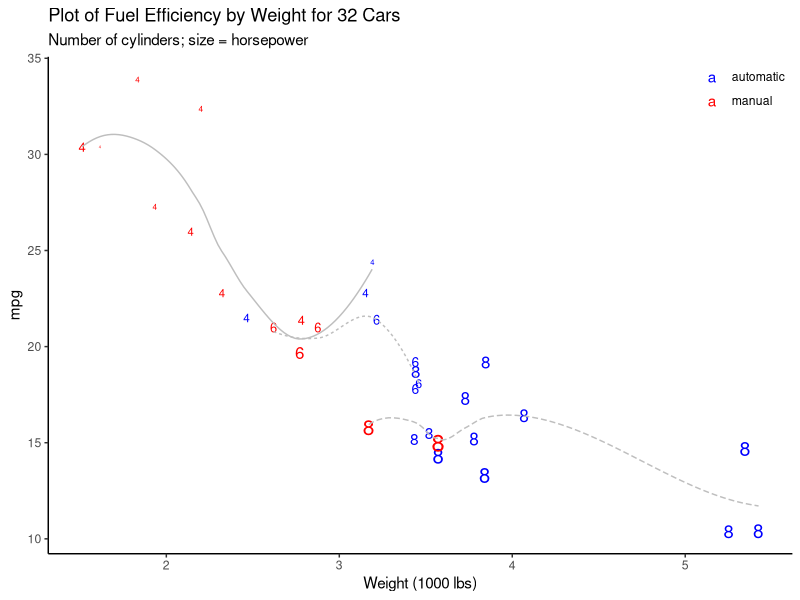
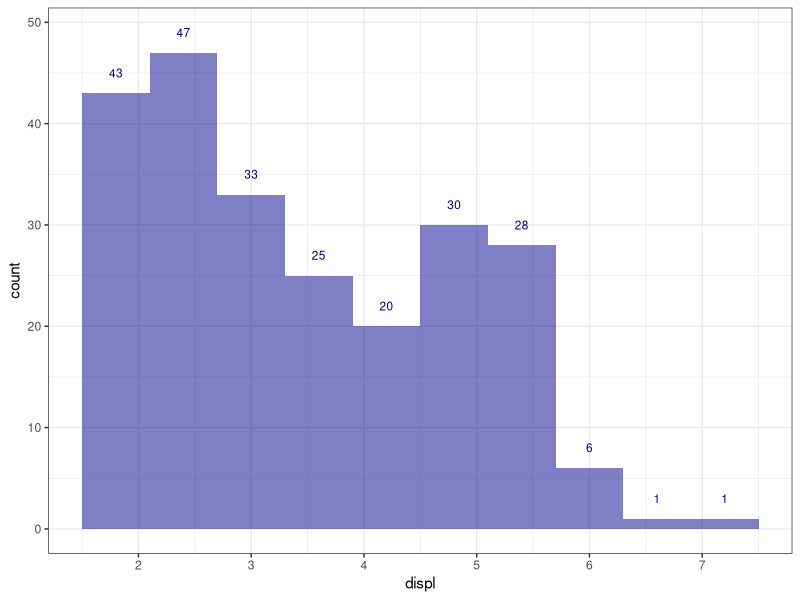
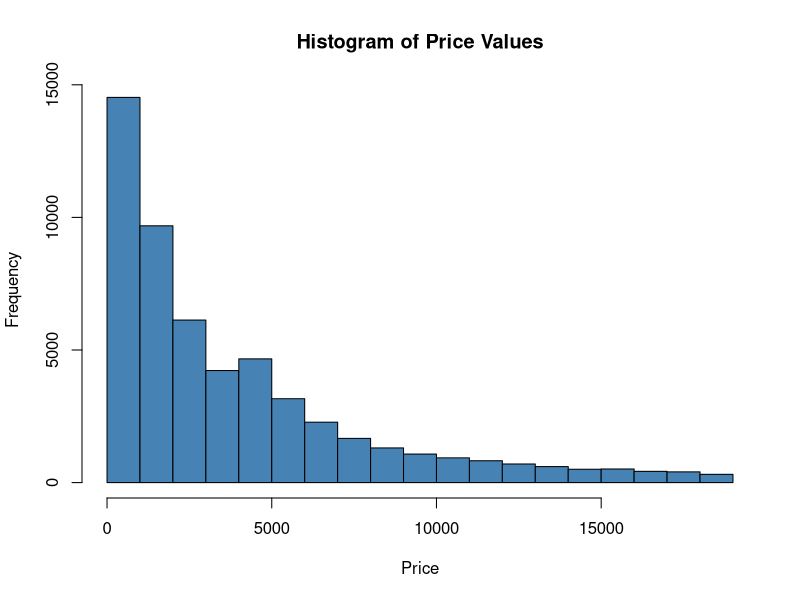
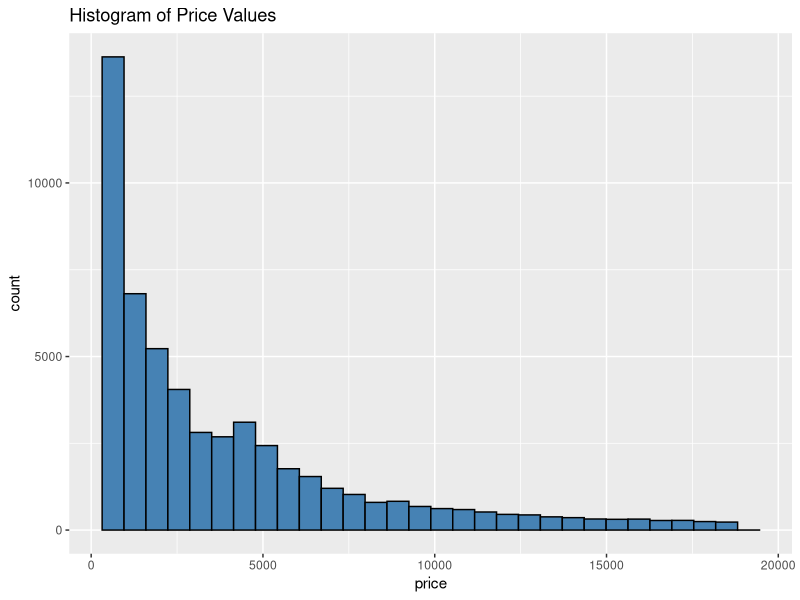

R code for these plots, in order: (Note: this script raises an error after producing the figures.)
###############################################################################
# Title:        Coding Camp - Day 2 - Part 1
# Description:  R basics II + Good practices
# Author:       Elena Karagianni
# R version:    R 4.5.2
###############################################################################


# (1) Projects
# (2) Working directory

# Try running this (it informs you where your current WD is set):
getwd()

# If you want to change the working directory, you run the command 
# setwd() and you insert the pathname in the parentheses. 
# Try it out with any folder you prefer:
setwd()

# Of course, you can do it manually through the navigation pane. 
# You navigate to your preferred folder, you click the "More" button and then 
# click 'Set as Working Directory'. 
# This might be useful for Windows users, since you have the reverse \ problem  
# with file paths.
getwd()

# (3) Libraries

# One of R's strengths is the large number of *packages* which users
# have created for different tasks. Packages contain functions which 
# we can use on our data.

# The search() function shows us which packages are loaded in our R session. 

search()

# The install.packages() function allows us to install new packages from the 
# web. Here, we are installing a suite of packages known as the "tidyverse". 

install.packages("tidyverse")

# Installing a package does not make it available to us in our R session. 
# To make a package available, along with its functions, we need to use 
# the library() function. 

library(tidyverse)

search()

# The tidyverse packages are now listed in our session. 

#######
# Help!
#######

# There are many ways of accessing help in R. The help() function is the main
# method. Its shortcut is "?".

help(tidyverse)
?tidyverse
?persp

# The example() function provides an interactive demo

example(persp)


# Some packages have *vignettes*, which go into more detail than R help files
# (which can be very terse). The vignette() function accesses there, or use
# browseVignettes(package = "name") to search. 

?dplyr
vignette("dplyr")
browseVignettes(package = "dplyr")

# If you're looking for help on a particular area, and aren't sure what function
# or package to use, try the help.search() function. 

help.search("standard deviation")

#####################
# R Basics - Part II
#####################

# Let's use some data:
# mtcars is a built-in dataset contained in R's datasets library.
# It is, unsurprisingly, a dataset about cars. 

?mtcars

# The summary() function provides some summary statistics of the dataset. 
summary(mtcars)

# The str() function provides information about the *structure* of the dataset. 
str(mtcars)

# The head() function provides the first 6 entries in each variable. 
head(mtcars)

# The ls.str() function combines the ls() and str() functions. 
ls.str(mtcars)

# These are all useful functions to remember when exploring a new dataset. 

# The next example makes use of the 'ggplot2' package (a more advanced 
# graphics package than base R graphics) to produce a scatter plot which is 
# able simultaneously to show the relationship between five variables: 
# the weight of the car, its fuel economy, the number of cylinders, 
# its horsepower and type of transmission.
# Further, three trend lines show the relationship between weight and 
# mpg for 4, 6, and 8 cylinder cars. 
library(ggplot2)

mtcars$am <- as.factor(mtcars$am)
mtcars$cyl <- as.factor(mtcars$cyl)

ggplot(mtcars, aes(wt, mpg, size = hp)) +
  geom_text(aes(size = hp, label = cyl, color = am)) +
  geom_smooth(aes(linetype = cyl), color = "grey", linewidth = 0.5, 
              se = F, show.legend = F) +
  guides(size = "none") +
  theme_classic() + 
  theme(legend.title = element_blank(), legend.justification = c(1,1),
        legend.position = c(1,1)) +
  scale_color_manual(labels = c("automatic", "manual"),
                     values = c("blue", "red")) +
  labs(title = "Plot of Fuel Efficiency by Weight for 32 Cars",
       subtitle = "Number of cylinders; size = horsepower") +
  xlab("Weight (1000 lbs)")

# It is not always a good idea to show so many variables
# simultaneously, but the plot gives a good idea of what
# is possible with R. Again, do not worry about the 
# specifics of the code at this point.

# A better example...
ggplot(mpg, aes(x = displ)) + 
  geom_histogram(bins = 10, fill = "darkblue", alpha = 0.5) +
  geom_text(stat = "bin", bins = 10, aes(label = stat(count),
                                         y = stat(count)), 
            nudge_y = 2, color = "darkblue", size = 3) +
  scale_x_continuous(breaks = 1:7) +
  theme_bw()

###############
# Exercise
###############

# The mpg dataset is a built in dataset for the ggplot
# package. By recycling the code in this script file, 
# explore the dataset and try creating your own simple 
# plots of the variables.

# Your answer here:


# For this script, we will only need the tidyverse package, so go
# ahead and edit the call to library(). 

library()

###  Examining the data

# In our analysis, we are going to be working with the *diamonds* dataset, 
# which is a built-in dataset provided with the ggplot2 package. If you
# managed to successfully load the tidyverse package, diamonds should now
# be available to you.

head(diamonds)
summary(diamonds)

# Let's create a histogram of values for 'price' with base R
hist(diamonds$price, col = "steelblue",
     main = "Histogram of Price Values",
     xlab = "Price")

# And now with ggplot2
ggplot(data = diamonds, aes(x = price)) +
  geom_histogram(fill = "steelblue", color = "black") +
  ggtitle("Histogram of Price Values")


# Complete the code below to create a histogram of "price", 
# group by "cut".
ggplot(diamonds, aes(x = , fill = )) + 
  geom_histogram(aes(color = cut), alpha = 0.5)

### Wrangling the data

# Most data science projects begin by organising our data.
# Below, we are taking three subsets of the diamonds data. 
# Can you work out what the code is doing?

an_object <- diamonds[diamonds$cut == "Ideal",]
anotherObject <- diamonds[diamonds$cut == "Premium", ]
Object3 <- diamonds[diamonds$cut == "Very Good", ]  


# Each new subset becomes an object with a name. The names provided are not 
# very good. Choose your own name in keeping with good data science principles, 
# and edit the code accordingly.

# Renaming:

# Your code here

### Analysing our data

# Next, we want to find out the average price for our diamonds according to the
# three types of cut we used to subset the data. Edit and complete
# the code below to find out.

mean(ideal_cut$price)
mean(premium_cut$price)
mean(very_good_cut$price)


# What would you need to add to the code above if you wanted to create 3 new
# objects each containing the different means? What names might you give these 
# objects? Go ahead and try it out. 

# Your code here


### Visualising our data

# As we might expect, there seems to be quite a difference between the average
# price of the 3 cuts of diamonds. But is everything as you might expect?

# Run the code below. What is strange about this boxplot?

diamonds %>% 
  filter(cut %in% c("Ideal", "Premium", "Very Good")) %>%
  group_by(cut) %>%
  ggplot(aes(cut, price)) +
  geom_boxplot()

# This could be an important finding. Edit the code above to assign the plot
# to an object, and give it an appropriate name. 

boxplot_cut <- diamonds %>% 
  filter(cut %in% c("Ideal", "Premium", "Very Good")) %>%
  group_by(cut) %>%
  ggplot(aes(cut, price)) +
  geom_boxplot()

### Investigating further

# The "cut" variable is what is known in R as an *observed factor*.
# A factor is a categorical variable (a variable with distinct categories).
# An ordered factor is a factor where the different possible categories have 
# an explicit order. 

class(diamonds$cut)

# The levels() functions shows us the order for the 'cut' variable.
# Again, looking at the boxplot, what is strange? 

levels(diamonds$cut)

# The carat of a diamond is the diamond's weight. Let's see if there is
# any interaction with the 'cut' variable. Use the mean() function
# on the carat variable for your three diamond subsets.

mean(diamonds$carat)

# mean carat, Ideal diamonds object
mean(ideal_cut$carat)

# mean carat, Premium diamonds object
mean(premium_cut$carat)

# mean carat, Very Good diamonds object
mean(very_good_cut$carat)

### Recycling code

# Recycling code is an important skill. You may not quite understand yet 
# everything that's going on in the code below (which we used to generate the
# previous boxplot), but you should be able to work out how to edit it to 
# produce a new boxplot which substitutes the price variable for carat. Give
# it a go, and don't forget to also make an appropriately named object.
# What do you notice about the plot?


# Your code here
boxplot_carat <- diamonds %>% 
  filter(cut %in% c("Ideal", "Premium", "Very Good")) %>%
  group_by(cut) %>%
  ggplot(aes(cut, carat)) +
  geom_boxplot()

boxplot_carat

# %>% is the forward pipe operator
# it takes the output of the expression on its left and passes it
# as the first argument to the function on its right. 

diamonds %>% 
  filter(cut %in% c("Ideal", "Premium", "Very Good")) %>%
  group_by(cut) %>%
  ggplot(aes(cut, price)) +
  geom_boxplot()

# Our final plot gives us a good idea of the interaction:
# Can you describe what is happening here?

diamonds %>%
  filter(cut %in% c("Ideal", "Premium", "Very Good")) %>%
  group_by(cut) %>%
  ggplot(aes(carat, price, color = cut)) +
  geom_point(alpha = 0.2) +
  geom_smooth()

### Saving our work

# We decide that the scatter plot is a bit busy, and the line plot
# with error bars does a good job of showing the interaction effect on its own. 
# We added a clean theme and a title to the plot, and decide to save a pdf
# of the plot as a record of our analysis. 

diamonds %>%
  filter(cut %in% c("Ideal", "Premium", "Very Good")) %>%
  group_by(cut) %>%
  ggplot(aes(carat, price, color = cut)) + 
  geom_smooth() + 
  theme_classic() +
  labs(title = "Pick a good title for this plot")

# Choose a name for this file below, and then call the function to save it. 

ggsave("filename.pdf", plot = last_plot())

# We also decide it would be a good idea to have a record of the data
# in the same location, so we use the write_csv() function to store a 
# comma-separated values copy of the dataset.

write_csv(diamonds, "filename.csv")

# We also decide to rename our script file and save it in 
# the same place. Now try closing R. Can you find the 
# files in the working directory?
